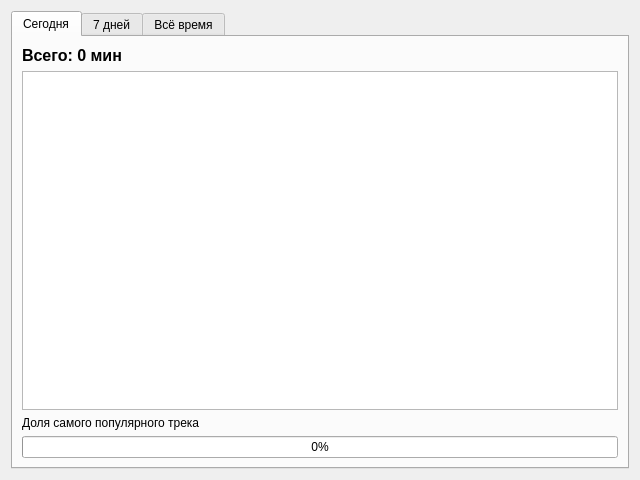
<?xml version="1.0" encoding="UTF-8"?>
<ui version="4.0">
 <class>StatsWindow</class>
 <widget class="QWidget" name="StatsWindow">
  <property name="geometry">
   <rect>
    <x>0</x>
    <y>0</y>
    <width>640</width>
    <height>480</height>
   </rect>
  </property>
  <property name="windowTitle">
   <string>Статистика прослушивания</string>
  </property>
  <layout class="QVBoxLayout" name="statsLayout">
   <item>
    <widget class="QTabWidget" name="tabWidget">
     <property name="currentIndex">
      <number>0</number>
     </property>
     <widget class="QWidget" name="dayTab">
      <attribute name="title">
       <string>Сегодня</string>
      </attribute>
      <layout class="QVBoxLayout" name="dayLayout">
       <item>
        <widget class="QLabel" name="dayTotalLabel">
         <property name="text">
          <string>Всего: 0 мин</string>
         </property>
         <property name="font">
          <font>
           <pointsize>12</pointsize>
           <bold>true</bold>
          </font>
         </property>
        </widget>
       </item>
       <item>
        <widget class="QTableWidget" name="dayTable"/>
       </item>
       <item>
        <widget class="QLabel" name="dayShareLabel">
         <property name="text">
          <string>Доля самого популярного трека</string>
         </property>
        </widget>
       </item>
       <item>
        <widget class="QProgressBar" name="dayShareBar">
         <property name="value">
          <number>0</number>
         </property>
        </widget>
       </item>
      </layout>
     </widget>
     <widget class="QWidget" name="weekTab">
      <attribute name="title">
       <string>7 дней</string>
      </attribute>
      <layout class="QVBoxLayout" name="weekLayout">
       <item>
        <widget class="QLabel" name="weekTotalLabel">
         <property name="text">
          <string>Всего: 0 мин</string>
         </property>
         <property name="font">
          <font>
           <pointsize>12</pointsize>
           <bold>true</bold>
          </font>
         </property>
        </widget>
       </item>
       <item>
        <widget class="QTableWidget" name="weekTable"/>
       </item>
       <item>
        <widget class="QLabel" name="weekShareLabel">
         <property name="text">
          <string>Доля самого популярного трека</string>
         </property>
        </widget>
       </item>
       <item>
        <widget class="QProgressBar" name="weekShareBar">
         <property name="value">
          <number>0</number>
         </property>
        </widget>
       </item>
      </layout>
     </widget>
     <widget class="QWidget" name="allTab">
      <attribute name="title">
       <string>Всё время</string>
      </attribute>
      <layout class="QVBoxLayout" name="allLayout">
       <item>
        <widget class="QLabel" name="allTotalLabel">
         <property name="text">
          <string>Всего: 0 мин</string>
         </property>
         <property name="font">
          <font>
           <pointsize>12</pointsize>
           <bold>true</bold>
          </font>
         </property>
        </widget>
       </item>
       <item>
        <widget class="QTableWidget" name="allTable"/>
       </item>
       <item>
        <widget class="QLabel" name="allShareLabel">
         <property name="text">
          <string>Доля самого популярного трека</string>
         </property>
        </widget>
       </item>
       <item>
        <widget class="QProgressBar" name="allShareBar">
         <property name="value">
          <number>0</number>
         </property>
        </widget>
       </item>
      </layout>
     </widget>
    </widget>
   </item>
  </layout>
 </widget>
 <resources/>
 <connections/>
</ui>
